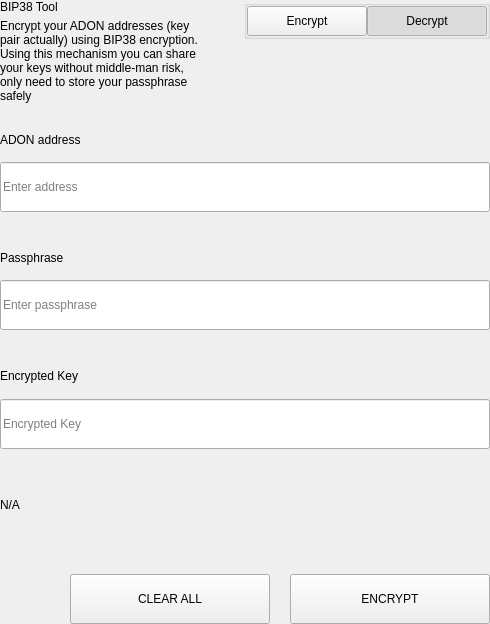
<?xml version="1.0" encoding="UTF-8"?>
<ui version="4.0">
 <class>SettingsBitToolWidget</class>
 <widget class="QWidget" name="SettingsBitToolWidget">
  <property name="geometry">
   <rect>
    <x>0</x>
    <y>0</y>
    <width>490</width>
    <height>624</height>
   </rect>
  </property>
  <property name="windowTitle">
   <string notr="true">N/A</string>
  </property>
  <layout class="QVBoxLayout" name="verticalLayout">
   <property name="spacing">
    <number>0</number>
   </property>
   <property name="leftMargin">
    <number>0</number>
   </property>
   <property name="topMargin">
    <number>0</number>
   </property>
   <property name="rightMargin">
    <number>0</number>
   </property>
   <property name="bottomMargin">
    <number>0</number>
   </property>
   <item>
    <widget class="QWidget" name="left" native="true">
     <layout class="QVBoxLayout" name="verticalLayout_3">
      <property name="leftMargin">
       <number>0</number>
      </property>
      <property name="topMargin">
       <number>0</number>
      </property>
      <property name="rightMargin">
       <number>0</number>
      </property>
      <property name="bottomMargin">
       <number>0</number>
      </property>
      <item>
       <layout class="QVBoxLayout" name="verticalLayout_2">
        <property name="spacing">
         <number>0</number>
        </property>
        <item>
         <layout class="QHBoxLayout" name="horizontalLayout_3" stretch="3,1">
          <property name="spacing">
           <number>40</number>
          </property>
          <item>
           <layout class="QVBoxLayout" name="verticalLayoutTitle">
            <property name="spacing">
             <number>5</number>
            </property>
            <item>
             <widget class="QLabel" name="labelTitle">
              <property name="text">
               <string>BIP38 Tool</string>
              </property>
             </widget>
            </item>
            <item>
             <widget class="QLabel" name="labelSubtitle1">
              <property name="text">
               <string>Encrypt your ADON addresses (key pair actually) using BIP38 encryption.
Using this mechanism you can share your keys without middle-man risk, only need to store your passphrase safely</string>
              </property>
              <property name="wordWrap">
               <bool>true</bool>
              </property>
             </widget>
            </item>
           </layout>
          </item>
          <item alignment="Qt::AlignTop">
           <widget class="QGroupBox" name="groupBox">
            <property name="title">
             <string/>
            </property>
            <property name="alignment">
             <set>Qt::AlignLeading|Qt::AlignLeft|Qt::AlignTop</set>
            </property>
            <layout class="QHBoxLayout" name="horizontalLayout_4">
             <property name="spacing">
              <number>0</number>
             </property>
             <property name="leftMargin">
              <number>0</number>
             </property>
             <property name="topMargin">
              <number>0</number>
             </property>
             <property name="rightMargin">
              <number>0</number>
             </property>
             <property name="bottomMargin">
              <number>0</number>
             </property>
             <item>
              <spacer name="horizontalSpacer">
               <property name="orientation">
                <enum>Qt::Horizontal</enum>
               </property>
               <property name="sizeHint" stdset="0">
                <size>
                 <width>40</width>
                 <height>20</height>
                </size>
               </property>
              </spacer>
             </item>
             <item>
              <widget class="QPushButton" name="pushLeft">
               <property name="minimumSize">
                <size>
                 <width>120</width>
                 <height>30</height>
                </size>
               </property>
               <property name="maximumSize">
                <size>
                 <width>120</width>
                 <height>30</height>
                </size>
               </property>
               <property name="focusPolicy">
                <enum>Qt::NoFocus</enum>
               </property>
               <property name="text">
                <string>Encrypt</string>
               </property>
               <property name="checkable">
                <bool>true</bool>
               </property>
               <property name="autoExclusive">
                <bool>true</bool>
               </property>
              </widget>
             </item>
             <item>
              <widget class="QPushButton" name="pushRight">
               <property name="minimumSize">
                <size>
                 <width>120</width>
                 <height>30</height>
                </size>
               </property>
               <property name="maximumSize">
                <size>
                 <width>120</width>
                 <height>30</height>
                </size>
               </property>
               <property name="focusPolicy">
                <enum>Qt::NoFocus</enum>
               </property>
               <property name="text">
                <string>Decrypt</string>
               </property>
               <property name="checkable">
                <bool>true</bool>
               </property>
               <property name="checked">
                <bool>true</bool>
               </property>
               <property name="autoExclusive">
                <bool>true</bool>
               </property>
              </widget>
             </item>
            </layout>
           </widget>
          </item>
         </layout>
        </item>
        <item>
         <widget class="QStackedWidget" name="stackedWidget">
          <property name="currentIndex">
           <number>1</number>
          </property>
          <widget class="QWidget" name="pageDecrypt">
           <layout class="QVBoxLayout" name="verticalLayout_5">
            <property name="spacing">
             <number>0</number>
            </property>
            <property name="leftMargin">
             <number>0</number>
            </property>
            <property name="topMargin">
             <number>0</number>
            </property>
            <property name="rightMargin">
             <number>0</number>
            </property>
            <property name="bottomMargin">
             <number>0</number>
            </property>
            <item>
             <widget class="QWidget" name="widget" native="true">
              <property name="minimumSize">
               <size>
                <width>0</width>
                <height>100</height>
               </size>
              </property>
              <layout class="QVBoxLayout" name="verticalLayout_4">
               <property name="spacing">
                <number>0</number>
               </property>
               <property name="leftMargin">
                <number>0</number>
               </property>
               <property name="topMargin">
                <number>0</number>
               </property>
               <property name="rightMargin">
                <number>0</number>
               </property>
               <property name="bottomMargin">
                <number>0</number>
               </property>
               <item>
                <spacer name="verticalSpacer_2">
                 <property name="orientation">
                  <enum>Qt::Vertical</enum>
                 </property>
                 <property name="sizeType">
                  <enum>QSizePolicy::Fixed</enum>
                 </property>
                 <property name="sizeHint" stdset="0">
                  <size>
                   <width>20</width>
                   <height>20</height>
                  </size>
                 </property>
                </spacer>
               </item>
               <item>
                <layout class="QHBoxLayout" name="horizontalLayout_6" stretch="2">
                 <property name="spacing">
                  <number>0</number>
                 </property>
                 <item>
                  <layout class="QVBoxLayout" name="verticalLayout_7">
                   <property name="spacing">
                    <number>9</number>
                   </property>
                   <item>
                    <widget class="QLabel" name="labelSubtitleKey">
                     <property name="minimumSize">
                      <size>
                       <width>0</width>
                       <height>20</height>
                      </size>
                     </property>
                     <property name="maximumSize">
                      <size>
                       <width>16777215</width>
                       <height>20</height>
                      </size>
                     </property>
                     <property name="text">
                      <string>Encrypted key</string>
                     </property>
                    </widget>
                   </item>
                   <item>
                    <widget class="QLineEdit" name="lineEditKey">
                     <property name="minimumSize">
                      <size>
                       <width>0</width>
                       <height>50</height>
                      </size>
                     </property>
                     <property name="maximumSize">
                      <size>
                       <width>16777215</width>
                       <height>50</height>
                      </size>
                     </property>
                     <property name="placeholderText">
                      <string>Enter a encrypted key</string>
                     </property>
                    </widget>
                   </item>
                  </layout>
                 </item>
                </layout>
               </item>
               <item>
                <spacer name="verticalSpacer_3">
                 <property name="orientation">
                  <enum>Qt::Vertical</enum>
                 </property>
                 <property name="sizeType">
                  <enum>QSizePolicy::Fixed</enum>
                 </property>
                 <property name="sizeHint" stdset="0">
                  <size>
                   <width>20</width>
                   <height>20</height>
                  </size>
                 </property>
                </spacer>
               </item>
               <item>
                <layout class="QVBoxLayout" name="verticalLayout_9">
                 <property name="spacing">
                  <number>9</number>
                 </property>
                 <item>
                  <widget class="QLabel" name="labelSubtitlePassphrase">
                   <property name="maximumSize">
                    <size>
                     <width>16777215</width>
                     <height>20</height>
                    </size>
                   </property>
                   <property name="text">
                    <string>Passphrase</string>
                   </property>
                  </widget>
                 </item>
                 <item>
                  <widget class="QLineEdit" name="lineEditPassphrase">
                   <property name="minimumSize">
                    <size>
                     <width>0</width>
                     <height>50</height>
                    </size>
                   </property>
                   <property name="maximumSize">
                    <size>
                     <width>16777215</width>
                     <height>50</height>
                    </size>
                   </property>
                   <property name="placeholderText">
                    <string>Enter a passphrase</string>
                   </property>
                  </widget>
                 </item>
                </layout>
               </item>
               <item>
                <spacer name="verticalSpacer_4">
                 <property name="orientation">
                  <enum>Qt::Vertical</enum>
                 </property>
                 <property name="sizeType">
                  <enum>QSizePolicy::Fixed</enum>
                 </property>
                 <property name="sizeHint" stdset="0">
                  <size>
                   <width>20</width>
                   <height>20</height>
                  </size>
                 </property>
                </spacer>
               </item>
               <item>
                <widget class="QWidget" name="widget_3" native="true">
                 <property name="sizePolicy">
                  <sizepolicy hsizetype="Preferred" vsizetype="Fixed">
                   <horstretch>0</horstretch>
                   <verstretch>0</verstretch>
                  </sizepolicy>
                 </property>
                 <layout class="QVBoxLayout" name="verticalLayout_10">
                  <property name="spacing">
                   <number>9</number>
                  </property>
                  <property name="leftMargin">
                   <number>0</number>
                  </property>
                  <property name="topMargin">
                   <number>0</number>
                  </property>
                  <property name="rightMargin">
                   <number>0</number>
                  </property>
                  <property name="bottomMargin">
                   <number>0</number>
                  </property>
                  <item>
                   <widget class="QLabel" name="labelSubtitleDecryptResult">
                    <property name="minimumSize">
                     <size>
                      <width>0</width>
                      <height>20</height>
                     </size>
                    </property>
                    <property name="maximumSize">
                     <size>
                      <width>16777215</width>
                      <height>20</height>
                     </size>
                    </property>
                    <property name="text">
                     <string>Decrypted address result</string>
                    </property>
                   </widget>
                  </item>
                  <item>
                   <widget class="QWidget" name="widget_4" native="true">
                    <layout class="QHBoxLayout" name="horizontalLayout" stretch="6,0,1">
                     <property name="spacing">
                      <number>0</number>
                     </property>
                     <property name="leftMargin">
                      <number>0</number>
                     </property>
                     <property name="topMargin">
                      <number>0</number>
                     </property>
                     <property name="rightMargin">
                      <number>0</number>
                     </property>
                     <property name="bottomMargin">
                      <number>0</number>
                     </property>
                     <item alignment="Qt::AlignVCenter">
                      <widget class="QLineEdit" name="lineEditDecryptResult">
                       <property name="minimumSize">
                        <size>
                         <width>0</width>
                         <height>50</height>
                        </size>
                       </property>
                       <property name="maximumSize">
                        <size>
                         <width>16777215</width>
                         <height>50</height>
                        </size>
                       </property>
                       <property name="placeholderText">
                        <string>Decrypted Address</string>
                       </property>
                      </widget>
                     </item>
                     <item>
                      <spacer name="horizontalSpacer_4">
                       <property name="orientation">
                        <enum>Qt::Horizontal</enum>
                       </property>
                       <property name="sizeType">
                        <enum>QSizePolicy::Fixed</enum>
                       </property>
                       <property name="sizeHint" stdset="0">
                        <size>
                         <width>20</width>
                         <height>50</height>
                        </size>
                       </property>
                      </spacer>
                     </item>
                     <item>
                      <widget class="QPushButton" name="pushButtonImport">
                       <property name="minimumSize">
                        <size>
                         <width>140</width>
                         <height>40</height>
                        </size>
                       </property>
                       <property name="text">
                        <string>Import Address</string>
                       </property>
                      </widget>
                     </item>
                    </layout>
                   </widget>
                  </item>
                 </layout>
                </widget>
               </item>
               <item>
                <widget class="QLabel" name="statusLabel_DEC">
                 <property name="maximumSize">
                  <size>
                   <width>16777215</width>
                   <height>40</height>
                  </size>
                 </property>
                 <property name="text">
                  <string/>
                 </property>
                </widget>
               </item>
               <item>
                <spacer name="verticalSpacer">
                 <property name="orientation">
                  <enum>Qt::Vertical</enum>
                 </property>
                 <property name="sizeType">
                  <enum>QSizePolicy::Preferred</enum>
                 </property>
                 <property name="sizeHint" stdset="0">
                  <size>
                   <width>20</width>
                   <height>20</height>
                  </size>
                 </property>
                </spacer>
               </item>
               <item>
                <layout class="QHBoxLayout" name="horizontalLayout_7">
                 <property name="spacing">
                  <number>0</number>
                 </property>
                 <item>
                  <spacer name="horizontalSpacer_5">
                   <property name="orientation">
                    <enum>Qt::Horizontal</enum>
                   </property>
                   <property name="sizeType">
                    <enum>QSizePolicy::Expanding</enum>
                   </property>
                   <property name="sizeHint" stdset="0">
                    <size>
                     <width>40</width>
                     <height>20</height>
                    </size>
                   </property>
                  </spacer>
                 </item>
                 <item>
                  <widget class="QPushButton" name="pushButtonDecryptClear">
                   <property name="minimumSize">
                    <size>
                     <width>200</width>
                     <height>50</height>
                    </size>
                   </property>
                   <property name="maximumSize">
                    <size>
                     <width>200</width>
                     <height>50</height>
                    </size>
                   </property>
                   <property name="text">
                    <string>CLEAR</string>
                   </property>
                  </widget>
                 </item>
                 <item>
                  <spacer name="horizontalSpacer_3">
                   <property name="orientation">
                    <enum>Qt::Horizontal</enum>
                   </property>
                   <property name="sizeType">
                    <enum>QSizePolicy::Fixed</enum>
                   </property>
                   <property name="sizeHint" stdset="0">
                    <size>
                     <width>20</width>
                     <height>20</height>
                    </size>
                   </property>
                  </spacer>
                 </item>
                 <item>
                  <widget class="QPushButton" name="pushButtonDecrypt">
                   <property name="minimumSize">
                    <size>
                     <width>200</width>
                     <height>50</height>
                    </size>
                   </property>
                   <property name="maximumSize">
                    <size>
                     <width>200</width>
                     <height>50</height>
                    </size>
                   </property>
                   <property name="text">
                    <string>DECRYPT KEY</string>
                   </property>
                  </widget>
                 </item>
                </layout>
               </item>
              </layout>
             </widget>
            </item>
           </layout>
          </widget>
          <widget class="QWidget" name="pageEncrypt">
           <layout class="QVBoxLayout" name="verticalLayout_11">
            <property name="spacing">
             <number>0</number>
            </property>
            <property name="leftMargin">
             <number>0</number>
            </property>
            <property name="topMargin">
             <number>0</number>
            </property>
            <property name="rightMargin">
             <number>0</number>
            </property>
            <property name="bottomMargin">
             <number>0</number>
            </property>
            <item>
             <spacer name="verticalSpacer_8">
              <property name="orientation">
               <enum>Qt::Vertical</enum>
              </property>
              <property name="sizeType">
               <enum>QSizePolicy::Fixed</enum>
              </property>
              <property name="sizeHint" stdset="0">
               <size>
                <width>20</width>
                <height>20</height>
               </size>
              </property>
             </spacer>
            </item>
            <item>
             <widget class="QWidget" name="containerAddressEnc" native="true">
              <layout class="QVBoxLayout" name="containerAddressEncLayout">
               <property name="spacing">
                <number>5</number>
               </property>
               <property name="leftMargin">
                <number>0</number>
               </property>
               <property name="topMargin">
                <number>0</number>
               </property>
               <property name="rightMargin">
                <number>0</number>
               </property>
               <property name="bottomMargin">
                <number>0</number>
               </property>
               <item>
                <widget class="QLabel" name="labelSubtitleAddress">
                 <property name="minimumSize">
                  <size>
                   <width>0</width>
                   <height>20</height>
                  </size>
                 </property>
                 <property name="maximumSize">
                  <size>
                   <width>16777215</width>
                   <height>20</height>
                  </size>
                 </property>
                 <property name="text">
                  <string>ADON address</string>
                 </property>
                </widget>
               </item>
               <item>
                <widget class="QLineEdit" name="addressIn_ENC">
                 <property name="minimumSize">
                  <size>
                   <width>0</width>
                   <height>50</height>
                  </size>
                 </property>
                 <property name="placeholderText">
                  <string>Enter address</string>
                 </property>
                </widget>
               </item>
              </layout>
             </widget>
            </item>
            <item>
             <spacer name="verticalSpacer_6">
              <property name="orientation">
               <enum>Qt::Vertical</enum>
              </property>
              <property name="sizeType">
               <enum>QSizePolicy::Fixed</enum>
              </property>
              <property name="sizeHint" stdset="0">
               <size>
                <width>20</width>
                <height>20</height>
               </size>
              </property>
             </spacer>
            </item>
            <item>
             <widget class="QWidget" name="containerAddress" native="true">
              <layout class="QHBoxLayout" name="horizontalLayout_9" stretch="2">
               <property name="spacing">
                <number>0</number>
               </property>
               <property name="leftMargin">
                <number>0</number>
               </property>
               <property name="topMargin">
                <number>0</number>
               </property>
               <property name="rightMargin">
                <number>0</number>
               </property>
               <property name="bottomMargin">
                <number>0</number>
               </property>
               <item>
                <layout class="QVBoxLayout" name="verticalLayout_8">
                 <property name="spacing">
                  <number>5</number>
                 </property>
                 <item>
                  <widget class="QLabel" name="labelSubtitleMessage">
                   <property name="minimumSize">
                    <size>
                     <width>0</width>
                     <height>20</height>
                    </size>
                   </property>
                   <property name="maximumSize">
                    <size>
                     <width>16777215</width>
                     <height>20</height>
                    </size>
                   </property>
                   <property name="text">
                    <string>Passphrase</string>
                   </property>
                  </widget>
                 </item>
                 <item>
                  <widget class="QLineEdit" name="passphraseIn_ENC">
                   <property name="minimumSize">
                    <size>
                     <width>0</width>
                     <height>50</height>
                    </size>
                   </property>
                   <property name="maximumSize">
                    <size>
                     <width>16777215</width>
                     <height>50</height>
                    </size>
                   </property>
                   <property name="placeholderText">
                    <string>Enter passphrase</string>
                   </property>
                  </widget>
                 </item>
                </layout>
               </item>
              </layout>
             </widget>
            </item>
            <item>
             <spacer name="verticalSpacer_7">
              <property name="orientation">
               <enum>Qt::Vertical</enum>
              </property>
              <property name="sizeType">
               <enum>QSizePolicy::Fixed</enum>
              </property>
              <property name="sizeHint" stdset="0">
               <size>
                <width>20</width>
                <height>20</height>
               </size>
              </property>
             </spacer>
            </item>
            <item>
             <widget class="QWidget" name="widget_2" native="true">
              <property name="minimumSize">
               <size>
                <width>0</width>
                <height>75</height>
               </size>
              </property>
              <property name="maximumSize">
               <size>
                <width>16777215</width>
                <height>16777215</height>
               </size>
              </property>
              <layout class="QVBoxLayout" name="verticalLayout_6">
               <property name="leftMargin">
                <number>0</number>
               </property>
               <property name="topMargin">
                <number>0</number>
               </property>
               <property name="rightMargin">
                <number>0</number>
               </property>
               <property name="bottomMargin">
                <number>0</number>
               </property>
               <item>
                <widget class="QLabel" name="labelSubtitleEncryptedKey">
                 <property name="minimumSize">
                  <size>
                   <width>0</width>
                   <height>20</height>
                  </size>
                 </property>
                 <property name="maximumSize">
                  <size>
                   <width>16777215</width>
                   <height>20</height>
                  </size>
                 </property>
                 <property name="text">
                  <string>Encrypted Key</string>
                 </property>
                </widget>
               </item>
               <item>
                <widget class="QLineEdit" name="encryptedKeyOut_ENC">
                 <property name="minimumSize">
                  <size>
                   <width>0</width>
                   <height>50</height>
                  </size>
                 </property>
                 <property name="placeholderText">
                  <string>Encrypted Key</string>
                 </property>
                </widget>
               </item>
              </layout>
             </widget>
            </item>
            <item>
             <widget class="QLabel" name="statusLabel_ENC">
              <property name="text">
               <string notr="true">N/A</string>
              </property>
             </widget>
            </item>
            <item>
             <spacer name="verticalSpacer_5">
              <property name="orientation">
               <enum>Qt::Vertical</enum>
              </property>
              <property name="sizeType">
               <enum>QSizePolicy::Fixed</enum>
              </property>
              <property name="sizeHint" stdset="0">
               <size>
                <width>20</width>
                <height>20</height>
               </size>
              </property>
             </spacer>
            </item>
            <item>
             <layout class="QHBoxLayout" name="horizontalLayout_8">
              <property name="spacing">
               <number>0</number>
              </property>
              <item>
               <spacer name="horizontalSpacer_6">
                <property name="orientation">
                 <enum>Qt::Horizontal</enum>
                </property>
                <property name="sizeType">
                 <enum>QSizePolicy::Expanding</enum>
                </property>
                <property name="sizeHint" stdset="0">
                 <size>
                  <width>40</width>
                  <height>20</height>
                 </size>
                </property>
               </spacer>
              </item>
              <item>
               <widget class="QPushButton" name="pushButtonClear">
                <property name="minimumSize">
                 <size>
                  <width>200</width>
                  <height>50</height>
                 </size>
                </property>
                <property name="focusPolicy">
                 <enum>Qt::NoFocus</enum>
                </property>
                <property name="text">
                 <string>CLEAR ALL</string>
                </property>
               </widget>
              </item>
              <item>
               <spacer name="horizontalSpacer_2">
                <property name="orientation">
                 <enum>Qt::Horizontal</enum>
                </property>
                <property name="sizeType">
                 <enum>QSizePolicy::Fixed</enum>
                </property>
                <property name="sizeHint" stdset="0">
                 <size>
                  <width>20</width>
                  <height>20</height>
                 </size>
                </property>
               </spacer>
              </item>
              <item>
               <widget class="QPushButton" name="pushButtonEncrypt">
                <property name="minimumSize">
                 <size>
                  <width>200</width>
                  <height>50</height>
                 </size>
                </property>
                <property name="maximumSize">
                 <size>
                  <width>200</width>
                  <height>50</height>
                 </size>
                </property>
                <property name="focusPolicy">
                 <enum>Qt::NoFocus</enum>
                </property>
                <property name="text">
                 <string>ENCRYPT</string>
                </property>
               </widget>
              </item>
             </layout>
            </item>
           </layout>
          </widget>
         </widget>
        </item>
       </layout>
      </item>
     </layout>
    </widget>
   </item>
  </layout>
 </widget>
 <resources/>
 <connections/>
</ui>
